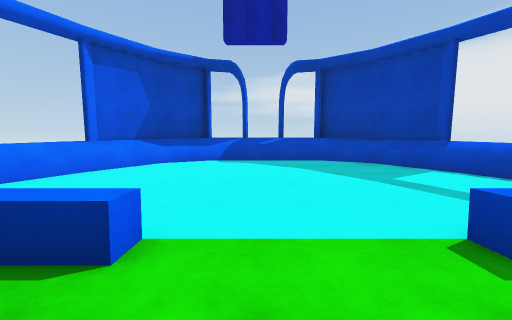
view 1 (above)

13 first-person views from a walk through a scene from a Unity 3-D project. The camera is 1.4 m above the floor, tilts 4° down and sees 90° across. The floor is counted in squares, 2 m on a side. Each view is taken from the middle of a square. On the plan, view 1 faces up. The plan holds only what a view shows up to about 9 squares ahead; the rest is blank. The place goes on beyond the plan. Surface patterns are stand-ins for the level's own textures.

view 2
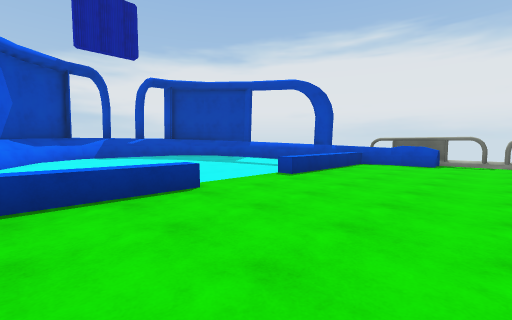

view 3
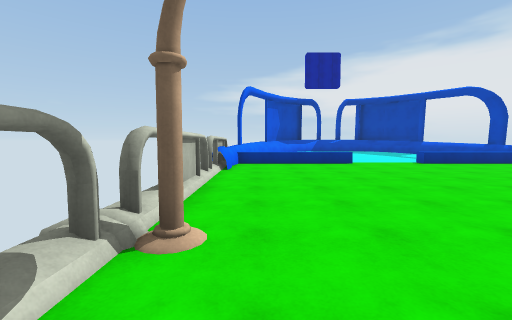

view 4
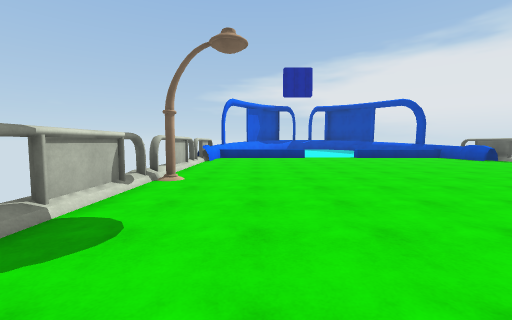

view 5
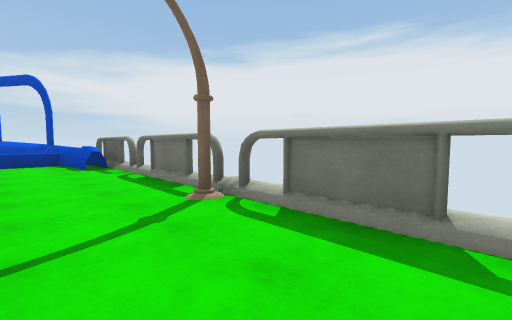

view 6
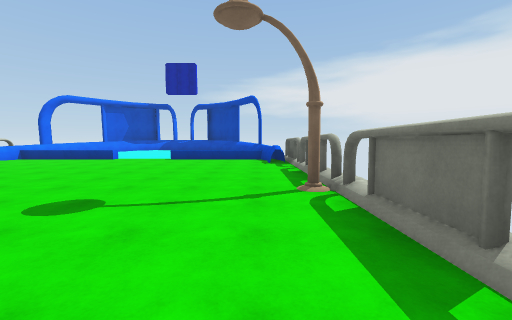

view 7
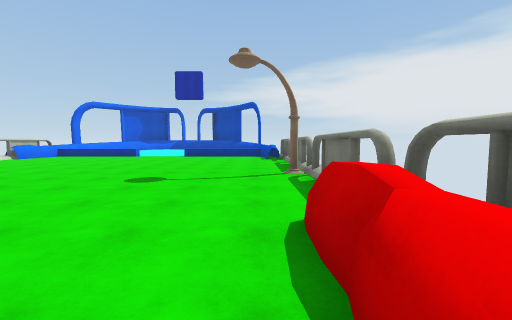

view 8
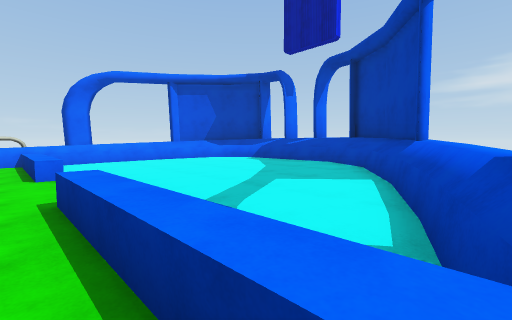

view 9
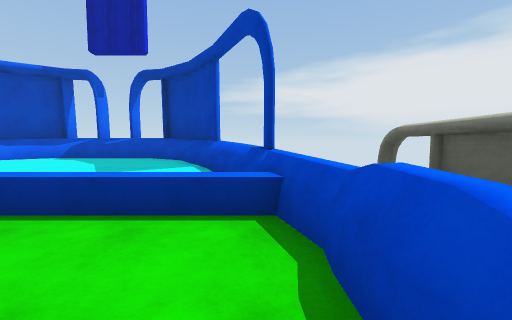

view 10
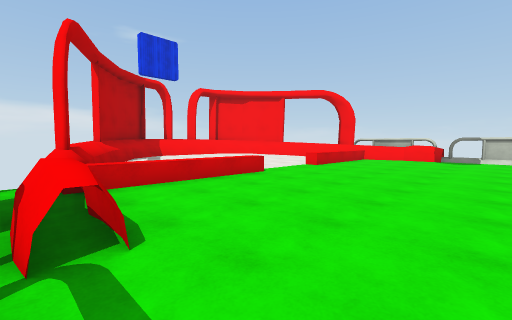

view 11
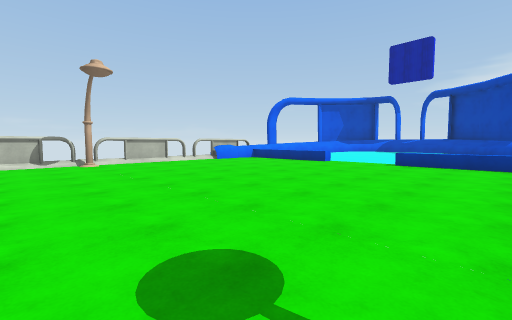

view 12
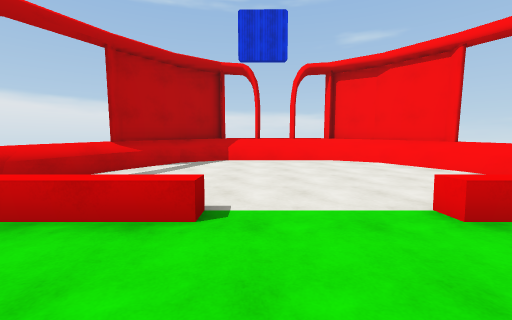

view 13
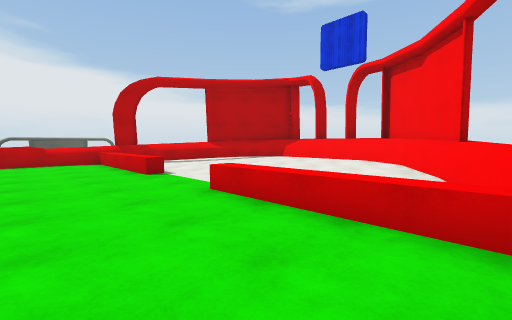

### Floor plan
Key: @ floor where view 1 was taken; # wall or solid block; x gap in a wall; . main floor; : floor 0.25 m higher than the main floor; + floor 0.5 m higher than the main floor; / step, stairs or slope; = window, fence, low wall or low ledge; ^ raised ledge; v drop or lower ground; O other object.
Columns run from 5 left of view 1 to 7 right of it. Each row starts with its distance up from view 1.
  8    ^^^^^^
  7   ^^^^^^^
  6  ^#:::::^^
  5  ^/::::::^^
  4  ^:::::::/=
  3 #.........#=
  2 ^^^^^..^^^^#
  1 #..........#
  0 #....@.....##
 -1 #...........#
 -2 x...........
 -3 #...........#
 -4 #...........#
 -5 O..........Ov
 -6 x..........#
 -7 #...........#
 -8 x...........
 -9 x..........#
-10  ..........#
-11  .^^^..^^^.#
-12  =........##
-13  =::::::::=
-14  ^/::::::^^
-15   ^:::::/#
-16   ^^+++^^^
-17    ^^^#^^
-18      ^

Where each view was taken, in squares from view 1:
view 1: 0 up, 0 right, facing up
view 2: 2 down, 3 left, facing up-right
view 3: 7 down, 4 left, facing up
view 4: 10 down, 3 left, facing up
view 5: 8 down, 4 right, facing up-right
view 6: 9 down, 5 right, facing up
view 7: 11 down, 5 right, facing up
view 8: 1 up, 5 right, facing up-left
view 9: 1 down, 5 right, facing up
view 10: 7 down, 6 right, facing down-left
view 11: 7 down, 4 right, facing up-left
view 12: 9 down, 1 right, facing down
view 13: 9 down, 4 left, facing down-right
